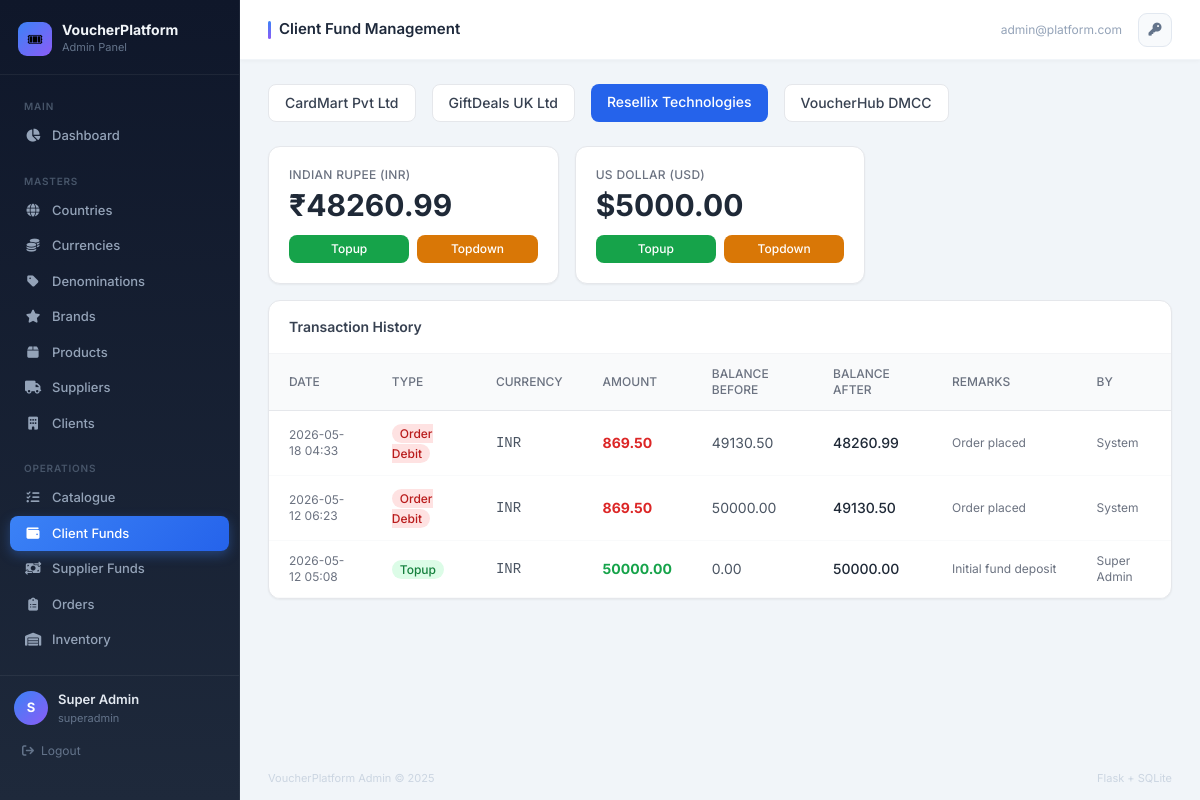
Page /admin/funds/client?client_id=1 (signed in) on the committed database.
### tables this page shows
CREATE TABLE users (
    id INTEGER PRIMARY KEY AUTOINCREMENT,
    name TEXT NOT NULL,
    email TEXT NOT NULL UNIQUE,
    password_hash TEXT NOT NULL,
    user_type TEXT NOT NULL CHECK(user_type IN ('superadmin','internal','client','supplier')),
    role_id INTEGER,
    client_id INTEGER,
    supplier_id INTEGER,
    totp_secret TEXT,
    totp_enabled INTEGER DEFAULT 0,
    must_change_password INTEGER DEFAULT 1,
    is_active INTEGER DEFAULT 1,
    last_login DATETIME,
    last_login_ip TEXT,
    created_at DATETIME DEFAULT CURRENT_TIMESTAMP,
    updated_at DATETIME DEFAULT CURRENT_TIMESTAMP,
    FOREIGN KEY (role_id) REFERENCES roles(id)
);

CREATE TABLE clients (
    id INTEGER PRIMARY KEY AUTOINCREMENT,
    name TEXT NOT NULL UNIQUE,
    client_code TEXT NOT NULL UNIQUE,
    country_id INTEGER,
    address TEXT,
    email TEXT,
    phone TEXT,
    default_currency_id INTEGER,
    fx_buffer_pct REAL DEFAULT 1.0,
    credit_limit REAL DEFAULT 0,
    credit_enabled INTEGER DEFAULT 0,
    login_enabled INTEGER DEFAULT 0,
    is_active INTEGER DEFAULT 1,
    created_at DATETIME DEFAULT CURRENT_TIMESTAMP,
    updated_at DATETIME DEFAULT CURRENT_TIMESTAMP,
    FOREIGN KEY (country_id) REFERENCES countries(id),
    FOREIGN KEY (default_currency_id) REFERENCES currencies(id)
);

CREATE TABLE client_fund_balances (
    id INTEGER PRIMARY KEY AUTOINCREMENT,
    client_id INTEGER NOT NULL,
    currency_id INTEGER NOT NULL,
    balance REAL DEFAULT 0,
    updated_at DATETIME DEFAULT CURRENT_TIMESTAMP,
    FOREIGN KEY (client_id) REFERENCES clients(id),
    FOREIGN KEY (currency_id) REFERENCES currencies(id),
    UNIQUE(client_id, currency_id)
);

CREATE TABLE currencies (
    id INTEGER PRIMARY KEY AUTOINCREMENT,
    name TEXT NOT NULL,
    code TEXT NOT NULL UNIQUE,
    symbol TEXT NOT NULL,
    is_active INTEGER DEFAULT 1,
    created_at DATETIME DEFAULT CURRENT_TIMESTAMP,
    updated_at DATETIME DEFAULT CURRENT_TIMESTAMP
);

CREATE TABLE client_fund_transactions (
    id INTEGER PRIMARY KEY AUTOINCREMENT,
    client_id INTEGER NOT NULL,
    currency_id INTEGER NOT NULL,
    txn_type TEXT NOT NULL CHECK(txn_type IN ('topup','topdown','order_debit','reversal','swap_out','swap_in')),
    amount REAL NOT NULL,
    balance_before REAL NOT NULL,
    balance_after REAL NOT NULL,
    remarks TEXT,
    reference TEXT,
    created_by INTEGER,
    created_at DATETIME DEFAULT CURRENT_TIMESTAMP,
    FOREIGN KEY (client_id) REFERENCES clients(id),
    FOREIGN KEY (currency_id) REFERENCES currencies(id),
    FOREIGN KEY (created_by) REFERENCES users(id)
);

### routes/admin_funds.py (the view)
@funds_bp.route("/client")
@login_required
@role_required("superadmin", "internal")
def client_funds():
    clients = query_db("SELECT * FROM clients WHERE is_active=1 ORDER BY name")
    sel_client_id = request.args.get("client_id")
    balances = []
    transactions = []
    selected_client = None
    if sel_client_id:
        selected_client = query_db("SELECT * FROM clients WHERE id=?", (sel_client_id,), one=True)
        balances = query_db("""
            SELECT cfb.*, cu.code as currency_code, cu.name as currency_name, cu.symbol
            FROM client_fund_balances cfb
            JOIN currencies cu ON cu.id=cfb.currency_id
            WHERE cfb.client_id=? ORDER BY cu.code
        """, (sel_client_id,))
        transactions = query_db("""
            SELECT cft.*, cu.code as currency_code, u.name as created_by_name
            FROM client_fund_transactions cft
            JOIN currencies cu ON cu.id=cft.currency_id
            LEFT JOIN users u ON u.id=cft.created_by
            WHERE cft.client_id=?
            ORDER BY cft.created_at DESC LIMIT 50
        """, (sel_client_id,))
    return render_template("admin/client_funds.html", clients=clients, balances=balances,
                           transactions=transactions, selected_client=selected_client)

### database/db.py (called while the page is built)
def get_db():
    db_path = Config.DATABASE_PATH
    os.makedirs(os.path.dirname(db_path), exist_ok=True)
    conn = sqlite3.connect(db_path)
    conn.row_factory = sqlite3.Row
    conn.execute("PRAGMA foreign_keys = ON")
    conn.execute("PRAGMA journal_mode = WAL")
    return conn

def query_db(query, args=(), one=False):
    conn = get_db()
    try:
        cur = conn.execute(query, args)
        rv = cur.fetchall()
        conn.commit()
        return (rv[0] if rv else None) if one else rv
    finally:
        conn.close()

### services/notification_service.py (called while the page is built)
def get_user_notifications(user_id, unread_only=False):
    if unread_only:
        return query_db("SELECT * FROM notifications WHERE user_id=? AND is_read=0 ORDER BY created_at DESC", (user_id,))
    return query_db("SELECT * FROM notifications WHERE user_id=? ORDER BY created_at DESC LIMIT 50", (user_id,))

### templates/admin/client_funds.html (shortened to what this page needs)
{% extends "base_admin.html" %}
{% block page_title %}Client Fund Management{% endblock %}
{% block content %}
<div class="flex gap-4 mb-6 flex-wrap">
  {% for c in clients %}
  <a href="{{ url_for('funds.client_funds', client_id=c.id) }}"
     class="px-4 py-2 rounded-lg text-sm font-medium transition-colors {% if selected_client and selected_client.id==c.id %}bg-blue-600 text-white{% else %}bg-white border border-gray-200 text-gray-700 hover:bg-gray-50{% endif %}">
    {{ c.name }}
  </a>
  {% endfor %}
</div>
{% if selected_client %}
<div class="grid grid-cols-1 lg:grid-cols-3 gap-4 mb-4">
  {% for b in balances %}
  <div class="bg-white rounded-xl border border-gray-200 shadow-sm p-5">
    <p class="text-gray-500 text-xs font-medium uppercase tracking-wide">{{ b.currency_name }} ({{ b.currency_code }})</p>
    <p class="text-3xl font-bold text-gray-800 mt-1">{{ b.symbol }}{{ "%.2f"|format(b.balance) }}</p>
    <div class="mt-3 flex gap-2">
      <button onclick="openFundModal('{{ b.client_id }}','{{ b.currency_id }}','topup','{{ b.currency_code }}')" class="flex-1 bg-green-600 hover:bg-green-700 text-white text-xs font-medium py-1.5 rounded-lg transition-colors">Topup</button>
      <button onclick="openFundModal('{{ b.client_id }}','{{ b.currency_id }}','topdown','{{ b.currency_code }}')" class="flex-1 bg-amber-600 hover:bg-amber-700 text-white text-xs font-medium py-1.5 rounded-lg transition-colors">Topdown</button>
    </div>
  </div>
  {% endfor %}
</div>
<div class="bg-white rounded-xl border border-gray-200 shadow-sm overflow-hidden">
  <div class="px-5 py-4 border-b border-gray-100 font-semibold text-gray-700 text-sm">Transaction History</div>
  <div class="overflow-x-auto">
    <table class="w-full text-sm">
      <thead><tr class="bg-gray-50 border-b border-gray-200">
        <th class="px-5 py-3 text-left text-xs font-medium text-gray-500 uppercase">Date</th>
        <th class="px-5 py-3 text-left text-xs font-medium text-gray-500 uppercase">Type</th>
        <th class="px-5 py-3 text-left text-xs font-medium text-gray-500 uppercase">Currency</th>
        <th class="px-5 py-3 text-left text-xs font-medium text-gray-500 uppercase">Amount</th>
        <th class="px-5 py-3 text-left text-xs font-medium text-gray-500 uppercase">Balance Before</th>
        <th class="px-5 py-3 text-left text-xs font-medium text-gray-500 uppercase">Balance After</th>
        <th class="px-5 py-3 text-left text-xs font-medium text-gray-500 uppercase">Remarks</th>
        <th class="px-5 py-3 text-left text-xs font-medium text-gray-500 uppercase">By</th>
      </tr></thead>
      <tbody>
        {% for t in transactions %}
        <tr class="border-b border-gray-50 hover:bg-gray-50">
          <td class="px-5 py-3 text-xs text-gray-500">{{ t.created_at[:16] }}</td>
          <td class="px-5 py-3"><span class="px-2 py-0.5 rounded-full text-xs font-medium {% if t.txn_type=='topup' or t.txn_type=='swap_in' or t.txn_type=='reversal' %}bg-green-100 text-green-700{% else %}bg-red-100 text-red-700{% endif %}">{{ t.txn_type|replace('_',' ')|title }}</span></td>
          <td class="px-5 py-3 font-mono text-gray-600">{{ t.currency_code }}</td>
          <td class="px-5 py-3 font-bold {% if t.txn_type in ['topup','swap_in','reversal'] %}text-green-600{% else %}text-red-600{% endif %}">{{ "%.2f"|format(t.amount) }}</td>
          <td class="px-5 py-3 text-gray-600">{{ "%.2f"|format(t.balance_before) }}</td>
          <td class="px-5 py-3 font-medium text-gray-800">{{ "%.2f"|format(t.balance_after) }}</td>
          <td class="px-5 py-3 text-gray-500 text-xs max-w-xs truncate">{{ t.remarks or "—" }}</td>
          <td class="px-5 py-3 text-gray-500 text-xs">{{ t.created_by_name or "System" }}</td>
        </tr>
        {% else %}
        <tr><td colspan="8" class="px-5 py-6 text-center text-gray-400">No transactions yet.</td></tr>
        {% endfor %}
      </tbody>
    </table>
  </div>
</div>
{% else %}
<div class="bg-white rounded-xl border border-gray-200 shadow-sm p-12 text-center">
  <i class="fa fa-wallet text-4xl text-gray-300 mb-3"></i>
  <p class="text-gray-500">Select a client above to manage their funds.</p>
</div>
{% endif %}
{% endblock %}

### templates/base_admin.html (shortened to what this page needs)
<!DOCTYPE html>
<html lang="en">
<head>
  <script src="https://cdn.tailwindcss.com"></script>
  <link rel="stylesheet" href="https://cdnjs.cloudflare.com/ajax/libs/font-awesome/6.5.0/css/all.min.css"/>
</head>
<body style="background:#f1f5f9; min-height:100vh;">
<div style="display:flex; min-height:100vh;">
  <aside style="width:240px; background:linear-gradient(180deg,#0f172a 0%,#1e293b 100%); min-height:100vh; position:fixed; top:0; left:0; z-index:30; display:flex; flex-direction:column; border-right:1px solid rgba(255,255,255,.06);">
    <div style="padding:22px 18px 18px; border-bottom:1px solid rgba(255,255,255,.06);">
      <div style="display:flex; align-items:center; gap:10px;">
        <div style="width:34px; height:34px; background:linear-gradient(135deg,#3b82f6,#8b5cf6); border-radius:9px; display:flex; align-items:center; justify-content:center; font-size:16px; flex-shrink:0;">🎟</div>
        <div>
          <p style="color:#f1f5f9; font-weight:700; font-size:14px; line-height:1.2;">VoucherPlatform</p>
          <p style="color:#64748b; font-size:11px;">Admin Panel</p>
        </div>
      </div>
    </div>
    <nav style="padding:10px 10px; overflow-y:scroll !important; height: 75vh;">
      <p class="nav-section">Main</p>
      <a href="{{ url_for('admin.dashboard') }}" class="nav-item {% if request.endpoint=='admin.dashboard' %}active{% endif %}">
        <i class="fa fa-chart-pie icon"></i> Dashboard
      </a>
      <p class="nav-section" style="margin-top:6px;">Masters</p>
      <a href="{{ url_for('masters.countries') }}" class="nav-item {% if 'countries' in request.endpoint %}active{% endif %}">
        <i class="fa fa-globe icon"></i> Countries
      </a>
      <a href="{{ url_for('masters.currencies') }}" class="nav-item {% if 'currencies' in request.endpoint %}active{% endif %}">
        <i class="fa fa-coins icon"></i> Currencies
      </a>
      <a href="{{ url_for('masters.denominations') }}" class="nav-item {% if 'denominations' in request.endpoint %}active{% endif %}">
        <i class="fa fa-tag icon"></i> Denominations
      </a>
      <a href="{{ url_for('masters.brands') }}" class="nav-item {% if 'brands' in request.endpoint %}active{% endif %}">
        <i class="fa fa-star icon"></i> Brands
      </a>
      <a href="{{ url_for('masters.products') }}" class="nav-item {% if 'products' in request.endpoint %}active{% endif %}">
        <i class="fa fa-box icon"></i> Products
      </a>
      <a href="{{ url_for('masters.suppliers') }}" class="nav-item {% if 'suppliers' in request.endpoint %}active{% endif %}">
        <i class="fa fa-truck icon"></i> Suppliers
      </a>
      <a href="{{ url_for('masters.clients') }}" class="nav-item {% if 'clients' in request.endpoint %}active{% endif %}">
        <i class="fa fa-building icon"></i> Clients
      </a>
      <p class="nav-section" style="margin-top:6px;">Operations</p>
      <a href="{{ url_for('catalogue.catalogue_list') }}" class="nav-item {% if 'catalogue' in request.endpoint %}active{% endif %}">
        <i class="fa fa-list-check icon"></i> Catalogue
      </a>
      <a href="{{ url_for('funds.client_funds') }}" class="nav-item {% if request.endpoint=='funds.client_funds' %}active{% endif %}">
        <i class="fa fa-wallet icon"></i> Client Funds
      </a>
      <a href="{{ url_for('funds.supplier_funds') }}" class="nav-item {% if request.endpoint=='funds.supplier_funds' %}active{% endif %}">
        <i class="fa fa-money-bill-transfer icon"></i> Supplier Funds
      </a>
      <a href="{{ url_for('orders_admin.orders_list') }}" class="nav-item {% if 'orders' in request.endpoint %}active{% endif %}">
        <i class="fa fa-clipboard-list icon"></i> Orders
      </a>
      <a href="{{ url_for('inventory.inventory_list') }}" class="nav-item {% if 'inventory' in request.endpoint %}active{% endif %}">
        <i class="fa fa-warehouse icon"></i> Inventory
      </a>
      <p class="nav-section" style="margin-top:6px;">Analytics</p>
    </nav>
    <div style="padding:14px 14px; border-top:1px solid rgba(255,255,255,.06);">
      <div style="display:flex; align-items:center; gap:10px; margin-bottom:10px;">
        <div style="width:34px; height:34px; background:linear-gradient(135deg,#3b82f6,#8b5cf6); border-radius:50%; display:flex; align-items:center; justify-content:center; color:#fff; font-size:13px; font-weight:700; flex-shrink:0;">
          {{ (session.user_name or 'A')[0]|upper }}
        </div>
        <div style="min-width:0;">
          <p style="color:#e2e8f0; font-size:13px; font-weight:600; white-space:nowrap; overflow:hidden; text-overflow:ellipsis;">{{ session.user_name }}</p>
          <p style="color:#64748b; font-size:11px;">{{ session.user_type }}</p>
        </div>
      </div>
      <a href="{{ url_for('auth.logout') }}"
         style="display:flex; align-items:center; gap:7px; color:#64748b; font-size:12px; text-decoration:none; padding:6px 8px; border-radius:7px; transition:all .15s;"
         onmouseover="this.style.background='rgba(239,68,68,.12)'; this.style.color='#ef4444';"
         onmouseout="this.style.background='transparent'; this.style.color='#64748b';">
        <i class="fa fa-arrow-right-from-bracket"></i> Logout
      </a>
    </div>
  </aside>
  <div style="margin-left:240px; flex:1; display:flex; flex-direction:column; min-height:100vh;">
    <header style="background:#fff; border-bottom:1px solid #f1f5f9; padding:0 28px; height:60px; display:flex; align-items:center; justify-content:space-between; position:sticky; top:0; z-index:20; box-shadow:0 1px 4px rgba(0,0,0,.04);">
      <div style="display:flex; align-items:center; gap:8px;">
        <div style="width:3px; height:18px; background:linear-gradient(to bottom,#3b82f6,#8b5cf6); border-radius:2px;"></div>
        <h2 style="font-size:15px; font-weight:600; color:#1e293b;">{% block page_title %}{% endblock %}</h2>
      </div>
      <div style="display:flex; align-items:center; gap:16px;">
        <span style="font-size:12px; color:#94a3b8;">{{ session.user_email }}</span>
        <a href="{{ url_for('auth.change_password') }}"
           style="width:34px; height:34px; background:#f8fafc; border:1px solid #e2e8f0; border-radius:9px; display:flex; align-items:center; justify-content:center; color:#64748b; text-decoration:none; transition:all .15s;"
           title="Change Password"
           onmouseover="this.style.background='#eff6ff'; this.style.color='#3b82f6';"
           onmouseout="this.style.background='#f8fafc'; this.style.color='#64748b';">
          <i class="fa fa-key" style="font-size:13px;"></i>
        </a>
      </div>
    </header>
    <main style="flex:1; padding:24px 28px;">
      {% block content %}{% endblock %}
    </main>
    <footer style="padding:14px 28px; border-top:1px solid #f1f5f9; display:flex; align-items:center; justify-content:space-between;">
      <span style="font-size:11px; color:#cbd5e1;">VoucherPlatform Admin © 2025</span>
      <span style="font-size:11px; color:#cbd5e1;">Flask + SQLite</span>
    </footer>
  </div>
</div>
</body>
</html>

### templates/base_admin.html (style rules this page uses)
* { font-family: 'Inter', sans-serif; }
.nav-item { display:flex; align-items:center; gap:10px; padding:8px 14px; border-radius:8px; font-size:13px; font-weight:500; color:#94a3b8; transition:all .15s; cursor:pointer; text-decoration:none; }
.nav-item.active { background:linear-gradient(135deg,#3b82f6,#2563eb); color:#fff; box-shadow:0 4px 12px rgba(59,130,246,0.35); }
.nav-item .icon { width:18px; text-align:center; flex-shrink:0; }
.nav-section { font-size:10px; font-weight:600; letter-spacing:.08em; color:#475569; padding:14px 14px 4px; text-transform:uppercase; }

### rows in the picture
users: user_name "Super Admin", user_type "superadmin", user_email "admin@platform.com"
clients: name "CardMart Pvt Ltd"
clients: name "GiftDeals UK Ltd"
clients: name "Resellix Technologies"
clients: name "VoucherHub DMCC"
client_fund_balances: currency_name "INDIAN RUPEE", currency_code "INR", symbol "₹", balance "48260.99"
client_fund_balances: currency_name "US DOLLAR", currency_code "USD", symbol "$", balance "5000.00"
client_fund_transactions: created_at "2026-05-18 04:33", txn_type "Order Debit", currency_code "INR", amount "869.50", balance_before "49130.50", balance_after "48260.99", remarks "Order placed", created_by_name "System"
client_fund_transactions: created_at "2026-05-12 06:23", txn_type "Order Debit", currency_code "INR", amount "869.50", balance_before "50000.00", balance_after "49130.50", remarks "Order placed", created_by_name "System"
client_fund_transactions: created_at "2026-05-12 05:08", txn_type "Topup", currency_code "INR", amount "50000.00", balance_before "0.00", balance_after "50000.00", remarks "Initial fund deposit", name "Super Admin"

### other values in the picture
{{ (session.user_name or 'A')[0]|upper }} "S"
